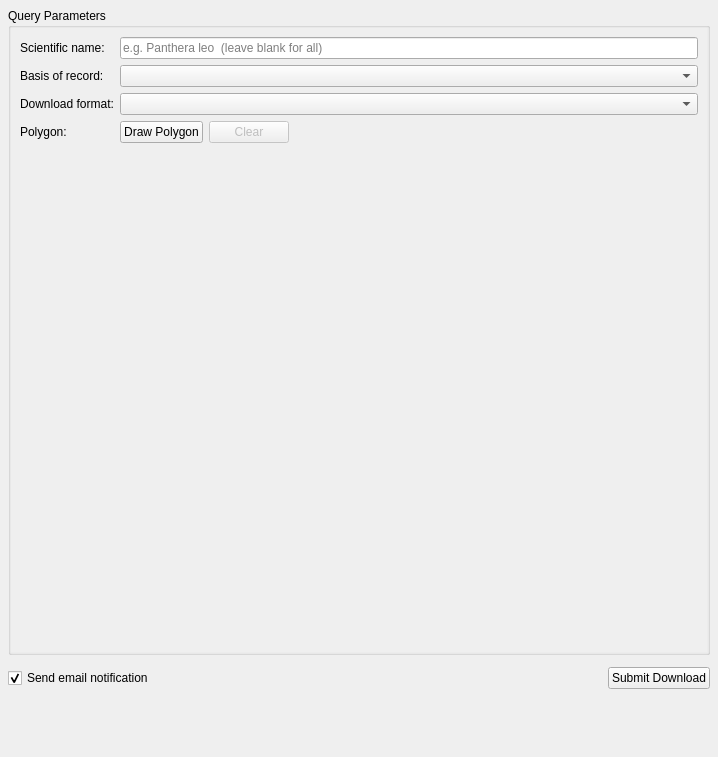
<?xml version="1.0" encoding="UTF-8"?>
<ui version="4.0">
 <class>ActionTab</class>
 <widget class="QWidget" name="ActionTab">
  <property name="geometry">
   <rect>
    <x>0</x>
    <y>0</y>
    <width>718</width>
    <height>757</height>
   </rect>
  </property>
  <layout class="QVBoxLayout" name="verticalLayout">
   <property name="leftMargin">
    <number>8</number>
   </property>
   <property name="topMargin">
    <number>8</number>
   </property>
   <property name="rightMargin">
    <number>8</number>
   </property>
   <property name="bottomMargin">
    <number>8</number>
   </property>
   <item>
    <widget class="QGroupBox" name="params_group">
     <property name="sizePolicy">
      <sizepolicy hsizetype="Preferred" vsizetype="Expanding">
       <horstretch>0</horstretch>
       <verstretch>1</verstretch>
      </sizepolicy>
     </property>
     <property name="title">
      <string>Query Parameters</string>
     </property>
     <layout class="QVBoxLayout" name="paramsGroupLayout">
      <property name="leftMargin">
       <number>0</number>
      </property>
      <property name="topMargin">
       <number>0</number>
      </property>
      <property name="rightMargin">
       <number>0</number>
      </property>
      <property name="bottomMargin">
       <number>0</number>
      </property>
      <item>
       <widget class="QScrollArea" name="params_scroll">
        <property name="sizePolicy">
         <sizepolicy hsizetype="Expanding" vsizetype="Expanding">
          <horstretch>0</horstretch>
          <verstretch>1</verstretch>
         </sizepolicy>
        </property>
        <property name="horizontalScrollBarPolicy">
         <enum>Qt::ScrollBarAlwaysOff</enum>
        </property>
        <property name="frameShape">
         <enum>QFrame::NoFrame</enum>
        </property>
        <property name="widgetResizable">
         <bool>true</bool>
        </property>
        <widget class="QWidget" name="params_scroll_content">
         <property name="geometry">
          <rect>
           <x>0</x>
           <y>0</y>
           <width>698</width>
           <height>220</height>
          </rect>
         </property>
         <layout class="QFormLayout" name="formLayout">
      <item row="0" column="0">
       <widget class="QLabel" name="label_species">
        <property name="text">
         <string>Scientific name:</string>
        </property>
       </widget>
      </item>
      <item row="0" column="1">
       <widget class="QLineEdit" name="species_edit">
        <property name="placeholderText">
         <string>e.g. Panthera leo  (leave blank for all)</string>
        </property>
       </widget>
      </item>
      <item row="2" column="0">
       <widget class="QLabel" name="label_basis">
        <property name="text">
         <string>Basis of record:</string>
        </property>
       </widget>
      </item>
      <item row="2" column="1">
       <widget class="QComboBox" name="basis_combo"/>
      </item>
      <item row="3" column="0">
       <widget class="QLabel" name="label_format">
        <property name="text">
         <string>Download format:</string>
        </property>
       </widget>
      </item>
      <item row="3" column="1">
       <widget class="QComboBox" name="format_combo"/>
      </item>
      <item row="4" column="0">
       <widget class="QLabel" name="label_polygon">
        <property name="text">
         <string>Polygon:</string>
        </property>
       </widget>
      </item>
      <item row="4" column="1">
       <widget class="QWidget" name="polygon_row" native="true">
        <layout class="QHBoxLayout" name="polygonLayout">
         <property name="leftMargin">
          <number>0</number>
         </property>
         <property name="topMargin">
          <number>0</number>
         </property>
         <property name="rightMargin">
          <number>0</number>
         </property>
         <property name="bottomMargin">
          <number>0</number>
         </property>
         <item>
          <widget class="QPushButton" name="draw_btn">
           <property name="toolTip">
            <string>Click to add vertices, right-click to close the polygon</string>
           </property>
           <property name="text">
            <string>Draw Polygon</string>
           </property>
          </widget>
         </item>
         <item>
          <widget class="QPushButton" name="clear_polygon_btn">
           <property name="enabled">
            <bool>false</bool>
           </property>
           <property name="text">
            <string>Clear</string>
           </property>
          </widget>
         </item>
         <item>
          <spacer name="polygonSpacer">
           <property name="orientation">
            <enum>Qt::Horizontal</enum>
           </property>
           <property name="sizeHint" stdset="0">
            <size>
             <width>40</width>
             <height>20</height>
            </size>
           </property>
          </spacer>
         </item>
        </layout>
       </widget>
      </item>
         </layout>
        </widget>
       </widget>
      </item>
     </layout>
    </widget>
   </item>
   <item>
    <widget class="QFrame" name="separator_bottom">
     <property name="maximumSize"><size><width>16777215</width><height>1</height></size></property>
     <property name="styleSheet"><string>background-color: palette(mid);</string></property>
     <property name="frameShape"><enum>QFrame::NoFrame</enum></property>
    </widget>
   </item>
   <item>
    <layout class="QHBoxLayout" name="bottomLayout">
     <item>
      <widget class="QCheckBox" name="notify_check">
       <property name="text">
        <string>Send email notification</string>
       </property>
       <property name="checked">
        <bool>true</bool>
       </property>
      </widget>
     </item>
     <item>
      <spacer name="bottomSpacer">
       <property name="orientation">
        <enum>Qt::Horizontal</enum>
       </property>
       <property name="sizeHint" stdset="0">
        <size>
         <width>40</width>
         <height>20</height>
        </size>
       </property>
      </spacer>
     </item>
     <item>
      <widget class="QPushButton" name="submit_btn">
       <property name="text">
        <string>Submit Download</string>
       </property>
      </widget>
     </item>
    </layout>
   </item>
   <item>
    <widget class="QLabel" name="status_label">
     <property name="text">
      <string/>
     </property>
     <property name="alignment">
      <set>Qt::AlignCenter</set>
     </property>
     <property name="wordWrap">
      <bool>true</bool>
     </property>
    </widget>
   </item>
   <item>
    <spacer name="verticalSpacer">
     <property name="orientation">
      <enum>Qt::Vertical</enum>
     </property>
     <property name="sizeHint" stdset="0">
      <size>
       <width>20</width>
       <height>40</height>
      </size>
     </property>
    </spacer>
   </item>
  </layout>
 </widget>
 <resources/>
 <connections/>
</ui>
